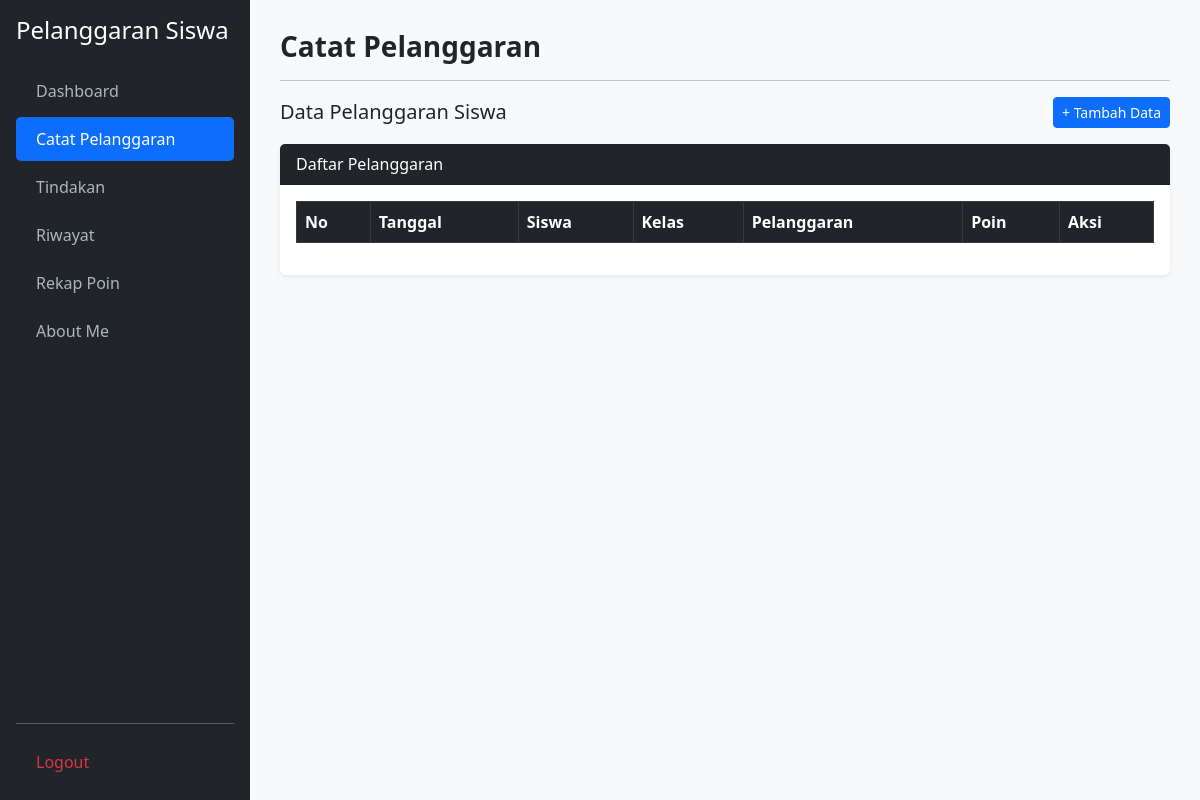
/catat_pelanggaran.php, run on an earlier commit of the app's database.
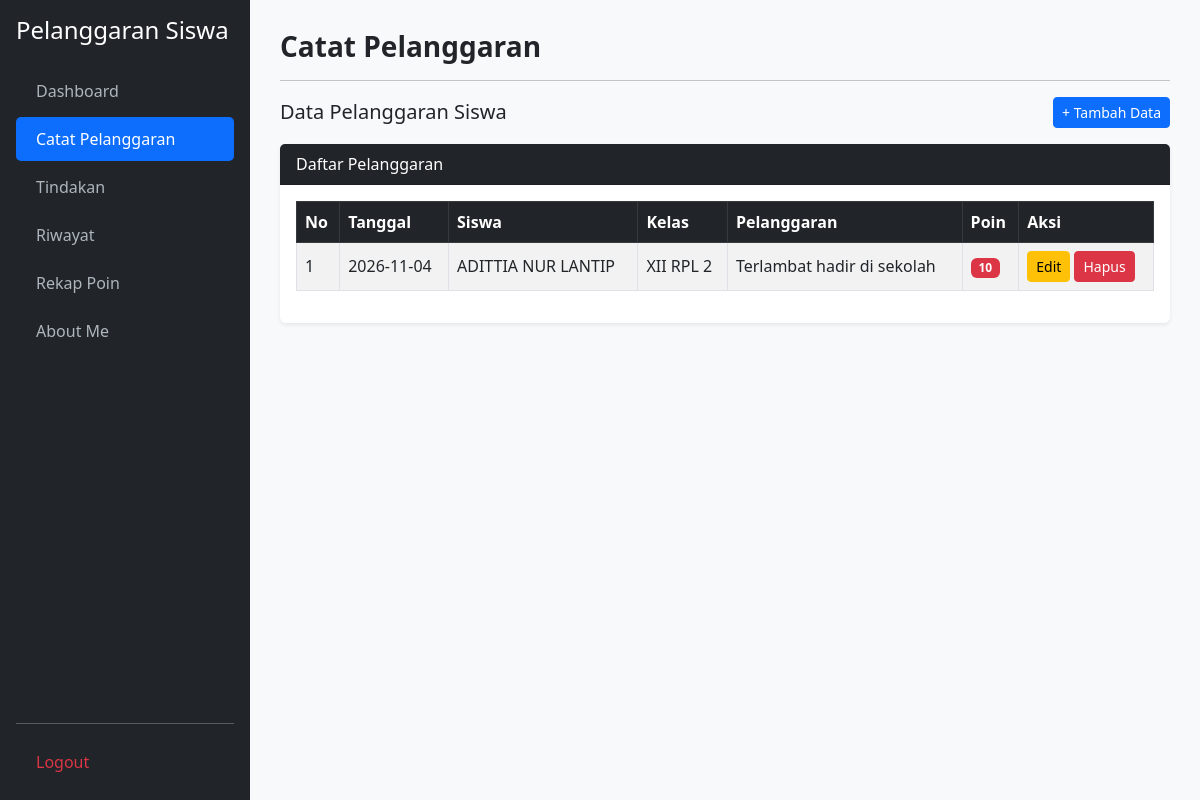
And on a later commit of the database.
### tables this page shows
CREATE TABLE `t_pelanggaran_siswa` (
  `id` int(11) NOT NULL,
  `tahun_ajaran_id` int(11) NOT NULL,
  `siswa_id` int(11) NOT NULL,
  `nama_siswa` varchar(150) DEFAULT NULL,
  `kelas_id` int(11) NOT NULL,
  `nama_kelas` varchar(100) DEFAULT NULL,
  `pelanggaran_id` int(11) NOT NULL,
  `nama_pelanggaran` varchar(150) DEFAULT NULL,
  `pelanggaran_kategori_id` int(11) NOT NULL,
  `guru_id` int(11) NOT NULL,
  `nama_guru` varchar(150) DEFAULT NULL,
  `tanggal` date NOT NULL,
  `keterangan` text DEFAULT NULL,
  `poin` int(11) DEFAULT NULL,
  `tindakan` text DEFAULT NULL,
  `status` varchar(30) DEFAULT NULL,
  `created_at` timestamp NULL DEFAULT NULL,
  `updated_at` timestamp NULL DEFAULT NULL
);

CREATE TABLE `t_siswa` (
  `id` int(11) NOT NULL,
  `nis` varchar(30) NOT NULL,
  `nisn` varchar(20) DEFAULT NULL,
  `nama` varchar(150) NOT NULL,
  `jenis_kelamin` char(1) DEFAULT NULL,
  `tanggal_lahir` date DEFAULT NULL,
  `alamat` text DEFAULT NULL,
  `status_aktif` tinyint(1) DEFAULT 1,
  `created_at` timestamp NULL DEFAULT NULL,
  `updated_at` timestamp NULL DEFAULT NULL
);

CREATE TABLE `t_kelas` (
  `id` int(11) NOT NULL,
  `nama` varchar(100) NOT NULL,
  `tingkat` varchar(20) DEFAULT NULL,
  `jurusan` varchar(100) DEFAULT NULL,
  `status_aktif` tinyint(1) DEFAULT 1,
  `created_at` timestamp NULL DEFAULT NULL,
  `updated_at` timestamp NULL DEFAULT NULL
);

CREATE TABLE `t_pelanggaran` (
  `id` int(11) NOT NULL,
  `pelanggaran_kategori_id` int(11) NOT NULL,
  `kode` varchar(30) NOT NULL,
  `nama` varchar(150) NOT NULL,
  `poin` int(11) DEFAULT NULL,
  `deskripsi` text DEFAULT NULL,
  `status_aktif` tinyint(1) DEFAULT 1,
  `created_at` timestamp NULL DEFAULT NULL,
  `updated_at` timestamp NULL DEFAULT NULL
);

### catat_pelanggaran.php (the view, shortened to what the changed rows need)
<?php
require_once 'koneksi.php';
$aksi    = $_GET['aksi'] ?? '';
$edit_id = $_GET['edit'] ?? '';
$edit    = $edit_id ? mysqli_fetch_assoc(mysqli_query($koneksi, "SELECT * FROM t_pelanggaran_siswa WHERE id='$edit_id'")) : null;
?>
<!DOCTYPE html>
<html lang="id">
<head>
    <link href="https://cdn.jsdelivr.net/npm/bootstrap@5.3.0/dist/css/bootstrap.min.css" rel="stylesheet">
    <link href="https://cdn.datatables.net/2.3.4/css/dataTables.bootstrap5.min.css" rel="stylesheet">
</head>
<body>
<div class="main">
    <?php if ($aksi === 'tambah' || $edit): ?>
        <div class="card border-0 shadow-sm mb-4">
            <div class="card-header bg-primary text-white">Form Pelanggaran</div>
            <div class="card-body">
                <form method="POST">
                    <input type="hidden" name="id" value="<?= htmlspecialchars($edit['id'] ?? ''); ?>">
                    <div class="mb-3">
                        <label class="form-label fw-bold">Tanggal</label>
                        <input type="date" name="tanggal" class="form-control" value="<?= htmlspecialchars($edit['tanggal'] ?? date('Y-m-d')); ?>" required>
                    </div>
                    <div class="mb-3">
                        <label class="form-label fw-bold">Siswa</label>
                        <select name="siswa_id" class="form-select" required>
                            <option value="">-- Pilih Siswa --</option>
                            <?php
                            $q = mysqli_query($koneksi, "SELECT id, nis, nama FROM t_siswa ORDER BY nama ASC");
                            if ($q) {
                                while ($r = mysqli_fetch_assoc($q)):
                                    $sel = (($edit['siswa_id'] ?? '') == $r['id']) ? 'selected' : '';
                            ?>
                                    <option value="<?= (int)$r['id']; ?>" <?= $sel; ?>><?= htmlspecialchars(($r['nis'] ?? '') . ' - ' . ($r['nama'] ?? '')); ?></option>
                            <?php
                                endwhile;
                            }
                            ?>
                        </select>
                    </div>
                    <div class="mb-3">
                        <label class="form-label fw-bold">Pelanggaran</label>
                        <select name="pelanggaran_id" class="form-select" required>
                            <option value="">-- Pilih Pelanggaran --</option>
                            <?php
                            $q = mysqli_query($koneksi, "SELECT id, kode, nama, poin FROM t_pelanggaran ORDER BY kode ASC");
                            if ($q) {
                                while ($r = mysqli_fetch_assoc($q)):
                                    $sel = (($edit['pelanggaran_id'] ?? '') == $r['id']) ? 'selected' : '';
                            ?>
                                    <option value="<?= (int)$r['id']; ?>" <?= $sel; ?>><?= htmlspecialchars(($r['kode'] ?? '') . ' - ' . ($r['nama'] ?? '') . ' (' . ($r['poin'] ?? 0) . ' Poin)'); ?></option>
                            <?php
                                endwhile;
                            }
                            ?>
                        </select>
                    </div>
                    <button type="submit" name="simpan" class="btn btn-primary"><?= $edit ? 'Update Data' : 'Simpan'; ?></button>
                    <a href="catat_pelanggaran.php" class="btn btn-secondary">Batal</a>
                </form>
            </div>
        </div>
    <?php else: ?>
        <div class="card border-0 shadow-sm">
            <div class="card-body">
                <div class="table-responsive">
                    <table id="tabelPelanggaran" class="table table-bordered table-striped table-hover align-middle w-100">
                        <thead class="table-dark">
                            <tr>
                                <th>No</th>
                                <th>Tanggal</th>
                                <th>Siswa</th>
                                <th>Kelas</th>
                                <th>Pelanggaran</th>
                                <th>Poin</th>
                                <th>Aksi</th>
                            </tr>
                        </thead>
                        <tbody>
                            <?php
                            $no = 1;
                            $data = mysqli_query($koneksi, "SELECT ps.id, ps.tanggal, ps.poin, s.nama AS nama_siswa_asli, k.nama AS nama_kelas_asli, p.nama AS nama_pelanggaran_asli FROM t_pelanggaran_siswa AS ps LEFT JOIN t_siswa AS s ON ps.siswa_id = s.id LEFT JOIN t_kelas AS k ON ps.kelas_id = k.id LEFT JOIN t_pelanggaran AS p ON ps.pelanggaran_id = p.id ORDER BY ps.tanggal DESC, ps.id DESC");
                            if ($data) {
                                while ($row = mysqli_fetch_assoc($data)):
                            ?>
                                    <tr>
                                        <td><?= $no++; ?></td>
                                        <td><?= htmlspecialchars($row['tanggal'] ?? ''); ?></td>
                                        <td><?= htmlspecialchars($row['nama_siswa_asli'] ?? '-'); ?></td>
                                        <td><?= htmlspecialchars($row['nama_kelas_asli'] ?? '-'); ?></td>
                                        <td><?= htmlspecialchars($row['nama_pelanggaran_asli'] ?? '-'); ?></td>
                                        <td><span class="badge bg-danger"><?= (int)($row['poin'] ?? 0); ?></span></td>
                                        <td>
                                            <a href="catat_pelanggaran.php?edit=<?= (int)$row['id']; ?>" class="btn btn-warning btn-sm">Edit</a>
                                            <a href="catat_pelanggaran.php?hapus=<?= (int)$row['id']; ?>" class="btn btn-danger btn-sm" onclick="return confirm('Hapus data ini?')">Hapus</a>
                                        </td>
                                    </tr>
                            <?php
                                endwhile;
                            }
                            ?>
                        </tbody>
                    </table>
                </div>
            </div>
        </div>
    <?php endif; ?>
</div>
</body>
</html>

What changed in the data, as far as the page shows it:
added t_pelanggaran_siswa: tanggal "2026-11-04", siswa.nama "ADITTIA NUR LANTIP", kelas.nama "XII RPL 2", pelanggaran.nama "Terlambat hadir di sekolah", poin "10"
